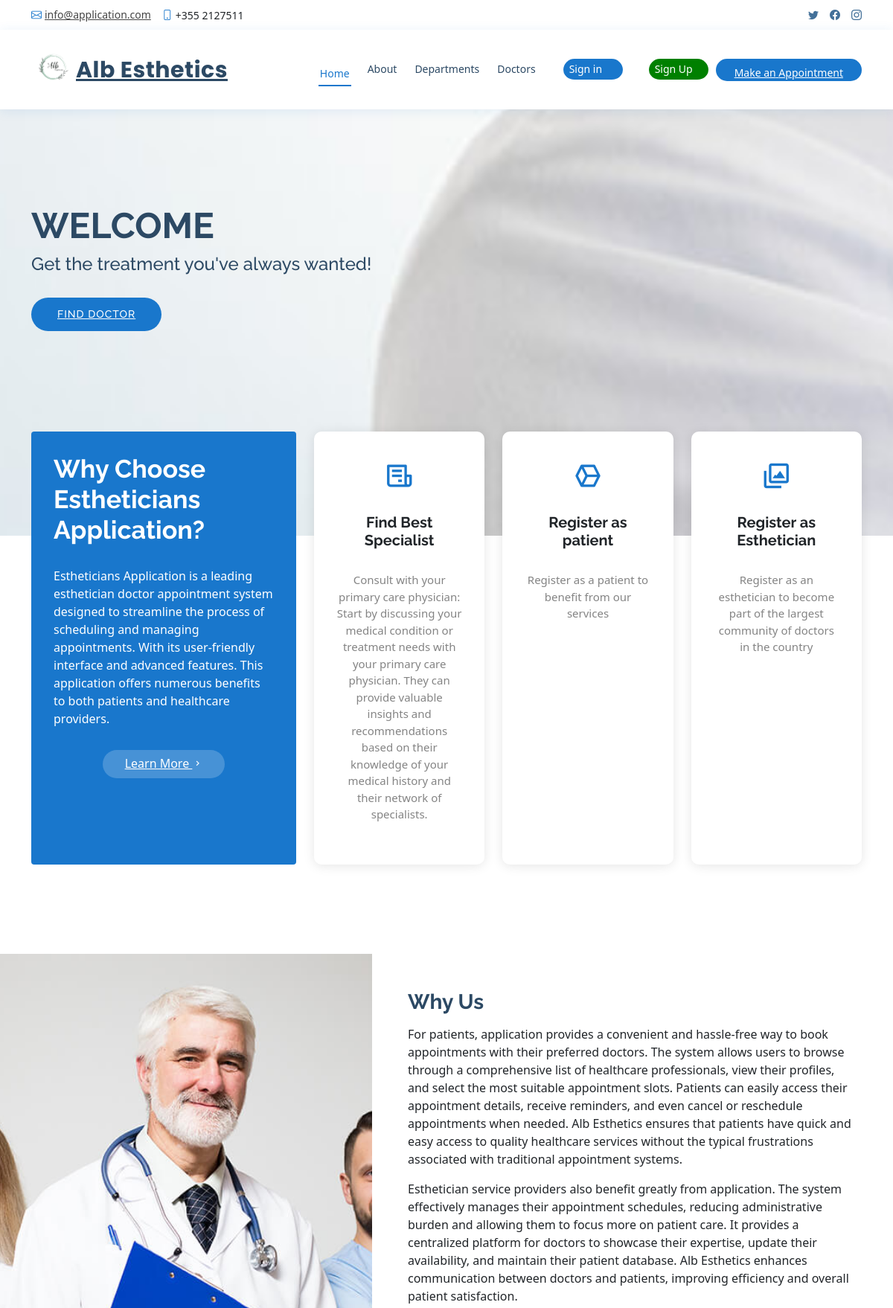
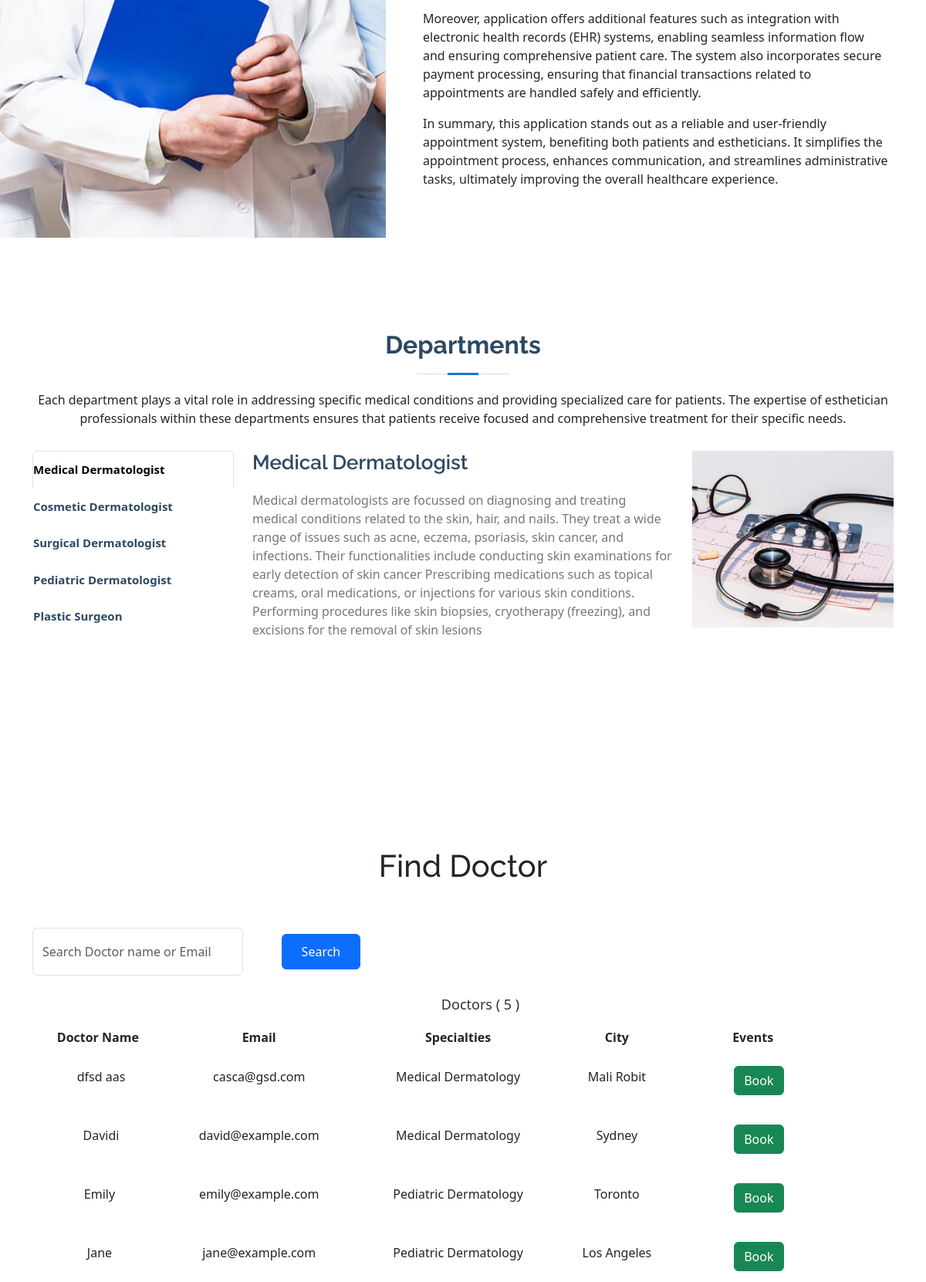
The page / (upper part) on the database its author committed (2 pictures, top to bottom).
### tables this page shows
CREATE TABLE `doctor` (
  `id` int(11) NOT NULL,
  `name` varchar(50) NOT NULL,
  `surname` varchar(50) NOT NULL,
  `docclinic` varchar(15) NOT NULL,
  `country` varchar(255) NOT NULL,
  `city` varchar(255) NOT NULL,
  `address` varchar(100) NOT NULL,
  `specialties` varchar(50) NOT NULL,
  `telephone` varchar(15) NOT NULL,
  `department` varchar(50) NOT NULL
);

CREATE TABLE `user` (
  `id` int(11) NOT NULL,
  `email` varchar(255) NOT NULL,
  `password` varchar(255) NOT NULL,
  `usertype` enum('a','d','p') NOT NULL
);

CREATE TABLE `specialties` (
  `id` int(2) NOT NULL,
  `sname` varchar(50) DEFAULT NULL
);

### index.php (the view, shortened to what the rows shown need)
<!DOCTYPE html>
<html lang="en">
<head>
    <link href="assets/vendor/fontawesome-free/css/all.min.css" rel="stylesheet">
    <link href="assets/vendor/animate.css/animate.min.css" rel="stylesheet">
    <link href="assets/vendor/bootstrap/css/bootstrap.min.css" rel="stylesheet">
    <link href="assets/vendor/bootstrap-icons/bootstrap-icons.css" rel="stylesheet">
    <link href="assets/vendor/boxicons/css/boxicons.min.css" rel="stylesheet">
    <link href="assets/vendor/glightbox/css/glightbox.min.css" rel="stylesheet">
    <link href="assets/vendor/remixicon/remixicon.css" rel="stylesheet">
    <link href="assets/vendor/swiper/swiper-bundle.min.css" rel="stylesheet">
    <link href="assets/css/style.css" rel="stylesheet">
    <link href="https://cdn.jsdelivr.net/npm/bootstrap@5.3.3/dist/css/bootstrap.min.css" rel="stylesheet">
    <link href="https://getbootstrap.com/docs/5.3/assets/css/docs.css" rel="stylesheet">
</head>
<body>
<header id="header" class="fixed-top">
    <div class="container d-flex align-items-center">
        <h1><img src="assets/img/logo.png" width="60px" height="60px">
            <h1 class="logo me-auto"><a href="index.php">Alb Esthetics</h1>
            <nav id="navbar" class="navbar order-last order-lg-0">
                <ul>
                    <li><a class="nav-link scrollto active" href="#hero">Home</a></li>
                    <li><a class="nav-link scrollto" href="#about">About</a></li>
                    <li><a class="nav-link scrollto" href="#departments">Departments</a></li>
                    <li><a class="nav-link scrollto" href="#doctors">Doctors</a></li>
                    <li></li>
                    <li>
                    </li>
                </ul>
            </nav>
            <a href="views/pages/login.php" class="appointment-btn scrollto pb-2"><span
                        class="d-none d-md-inline">Make an</span>
                Appointment</a>
    </div>
</header>
<section id="hero" class="d-flex align-items-center">
    <div class="container">
        <h1>Welcome</h1>
        <h2>Get the treatment you've always wanted!</h2>
    </div>
</section>
<main id="main">
    <?php
    require_once __DIR__ . '/services/userService.php';
    $userService = new UserService();
    ?>
    <section id="departments" class="departments">
        <div class="container">
            <div class="section-title">
                <h2>Departments</h2>
            </div>
        </div>
    </section>
    <section id="doctors" class="doctors">
        <div class="container d-grid  text-center">
            <h1> Find Doctor </h1>
            <br>
            <br>
                            <?php
                            $doctors = $userService->getDoctors();
                            ?>
            <?php
            if ($_POST) {
                $keyword = $_POST["search"];
                $doctors = $userService->searchDoctors($keyword);
            } else {
                $doctors = $userService->getDoctors();
            }
            ?>
            <div class="row ">
                <div class="col ">
                    <div class="abc scroll">
                        <table width="93%" class="sub-table scrolldown" border="0">
                            <thead>
                            <tr>
                                <th class="table-headin">
                                    Doctor Name
                                </th>
                                <th class="table-headin">
                                    Email
                                </th>
                                <th class="table-headin">
                                    Specialties
                                </th>
                                <th class="table-headin">
                                    City
                                </th>
                                <th class="table-headin">
                                    Events
                            </tr>
                            </thead>
                            <tbody>
                            <?php
                            if ($doctors->num_rows == 0) {
                                echo '<tr>
                                    <td colspan="4">
                                    <br><br><br><br>
                                    <center>
                                    <img src="assets/img/notfound.png" width="25%">
                                    <br>
                                    <p class="heading-main12" style="margin-left: 45px;font-size:20px;color:rgb(49, 49, 49)">We  couldnt find anything related to your keywords !</p>
                                    </center>
                                    <br><br><br><br>
                                    </td>
                                    </tr>';
                            } else {
                                for ($x = 0; $x < $doctors->num_rows; $x++) {
                                    $row = $doctors->fetch_assoc();
                                    $name = $row["name"];
                                    $email = $row["email"];
                                    $city = $row["city"];
                                    $spe = $row["specialties"];
                                    $spcil_res = $userService->getSpecialitieById($spe);
                                    $spcil_array = $spcil_res->fetch_assoc();
                                    $spcil_name = $spcil_array["sname"];
                                    echo '<tr>
                                        <td> &nbsp;' .
                                        $name
                                        . '</td>
                                        <td>
                                        ' . $email . '
                                        </td>
                                        <td>
                                            ' . $spcil_name . '
                                        </td>
                                         <td>
                                            ' . $city . '
                                        </td>
                                        <td>
                                        <div style="display:flex;justify-content: center;">
                                        <a href="views/pages/login.php" class="non-style-link"><button  class="btn-primary-soft btn button-icon btn-edit"  style="padding-left: 40px;padding-top: 12px;padding-bottom: 12px;margin-top: 10px;"><font class="tn-in-text btn btn-success">Book</font></button></a>
                                        &nbsp;&nbsp;&nbsp;
                                        </div>
                                        </td>
                                    </tr>';
                                }
                            }
                            ?>
                            </tbody>
                        </table>
                    </div>
                </div>
            </div>
        </div>
    </section>
</main>
</body>
</html>

### rows shown on the page
doctor: name "dfsd aas", id.email "casca@gsd.com", specialties.sname "Medical Dermatology", city "Mali Robit"
doctor: name "Davidi", id.email "david@example.com", specialties.sname "Medical Dermatology", city "Sydney"
doctor: name "Emily", id.email "emily@example.com", specialties.sname "Pediatric Dermatology", city "Toronto"
doctor: name "Jane", id.email "jane@example.com", specialties.sname "Pediatric Dermatology", city "Los Angeles"

### other values the page prints
$doctors->num_rows "5"
